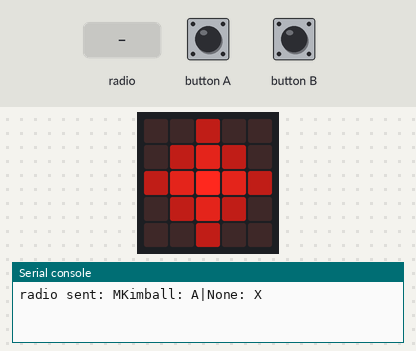
Recording of a program running on a simulated BBC micro:bit running MicroPython. Shown: the board's 5×5 LED display, the last lines printed to the serial console. The inputs (shaded band) are chosen by the test bench. Dim RGB values are drawn brighter than linear; no radio messages arrive unless stated (any console line starting 'radio sent:' is added by the test bench).

Above: at 1.2 s.
1.3 s: radio message "UPDATE" arrives
At 2.0 s:
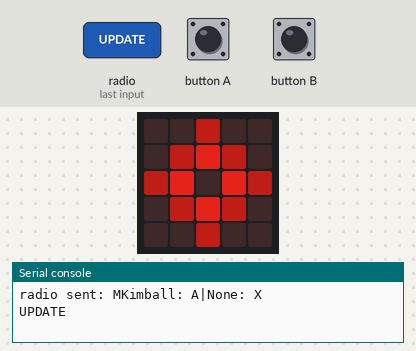
4.3 s: button A pressed for 0.15 s
5.9 s: radio message "M" arrives
Timing chart, 0 to 8.9 s (numbered marks = the images above; inputs shaded):
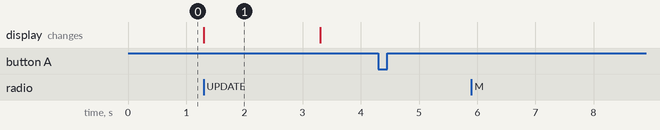

Measured:
- after the input at 1.3 s, the display: changes at once (image 1)
- what the display in image 1 shows lasts 2.0 s, from 1.3 s to 3.3 s

The program:

__temp_dynamic_out.py
```python
"""
THIS IS NOT A FUNCTIONAL SCRIPT FILE!
    This is an unfinished script file that will be automatically completed
and flashed onto the sending micro:bit device during program execution.

    Secondary controller script for the sender micro:bit device. This script
handles communication with the receiving micro:bit device as well as communication
back to the master controller. The primary purpose of this controller, though, is to
store estimated arrival times for the selected stop from the main controller. These
arrival times are automatically inserted into the file during program execution;
this script is designed to not run itself without that insertion.
"""

from microbit import button_a, button_b
from microbit import display, Image
from microbit import sleep
import radio


def scan_input():
    """
    Process different states of input on the micro:bit device.
    For the purposes of this project, only the two front buttons are considered.
    :return: -1 if there was no input
    """
    if button_a.was_pressed():
        on_a()
    elif button_b.was_pressed():
        on_b()
    else:
        return -1


def on_a():
    # send serial code to switch
    print("EXIT")


def on_b():
    global timing, timing_alt
    timing, timing_alt = timing_alt, timing
    radio.send('M' + timing)


def go():
    """
    Initialize communication with the receiving micro:bit device, and listen for
    commands from that device, communicating them back to the master controller
    as necessary.
    """
    radio.on()
    radio.send('M' + timing)
    while True:
        display.show(Image('00300:03630:36963:03630:00300'))
        message = radio.receive()
        if message:
            if 'UPDATE' in message:
                print('UPDATE')
                # loading icon
                display.show(Image('00300:03630:36063:03630:00300'))
                sleep(500)
            # elif 'SWITCH' in message:
            #     # b button controls switch functionality
            #     on_b()
            #     # loading icon
            #     display.show(Image('00300:03630:36063:03630:00300'))
                sleep(1500)
            else:
                print(message)
        scan_input()


# MAKE SURE this number is identical to the ones defined in
# sender_main.py and sender_main.py
radio.config(group=0, length=128)

# AUTO-GENERATED BELOW THIS LINE
# ------------------------------
timing = "Kimball: A|None: X"
go()
```
